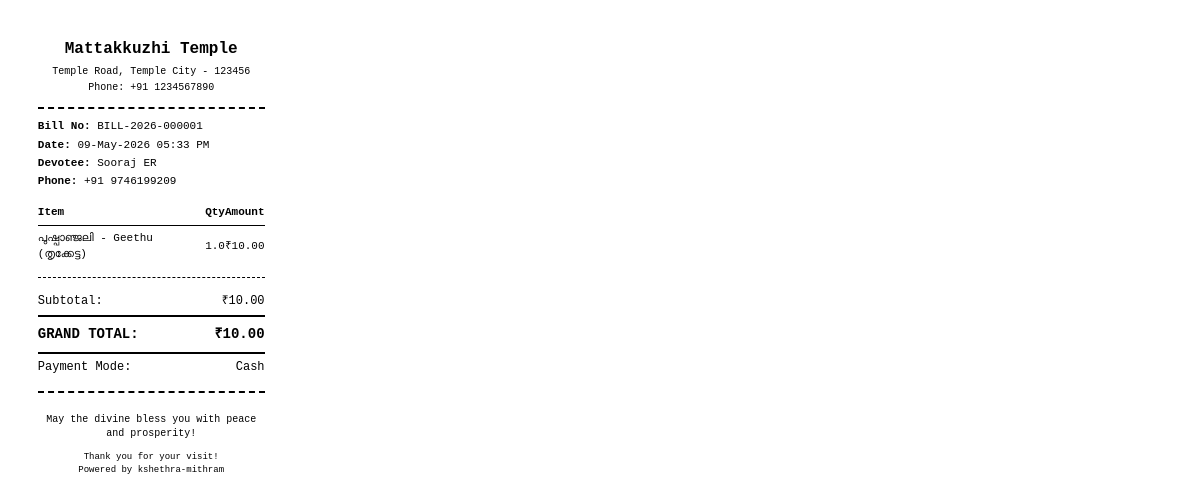
Screenshot of /billing/1/receipt (signed in) with the database file from the repository.
### app/models.py (models this page shows, shortened)
class TempleSettings(db.Model):
    __tablename__ = 'temple_settings'
    id = db.Column(db.Integer, primary_key=True)
    key = db.Column(db.String(100), unique=True, nullable=False)
    value = db.Column(db.Text)
    description = db.Column(db.String(255))
    updated_at = db.Column(db.DateTime, default=datetime.utcnow, onupdate=datetime.utcnow)

class Bill(db.Model):
    __tablename__ = 'bills'
    id = db.Column(db.Integer, primary_key=True)
    bill_number = db.Column(db.String(50), unique=True, nullable=False, index=True)  # BILL-2024-00456
    devotee_id = db.Column(db.Integer, db.ForeignKey('devotees.id'), nullable=False)
    bill_date = db.Column(db.DateTime, default=datetime.now, nullable=False, index=True)
    subtotal = db.Column(db.Integer, nullable=False)  # in Rupee
    discount_amount = db.Column(db.Integer, default=0)  # in Rupee
    discount_percent = db.Column(db.Float, default=0.0)
    donation_amount = db.Column(db.Integer, default=0)  # in Rupee
    tax_amount = db.Column(db.Integer, default=0)  # in Rupee (for future GST)
    amount_paid = db.Column(db.Integer, default=0)  # in Rupee
    grand_total = db.Column(db.Integer, nullable=False)  # in Rupee
    payment_mode = db.Column(db.String(20), nullable=False)  # Cash, UPI, Card, DD
    payment_reference = db.Column(db.String(100))  # UPI ID, Card last 4 digits, DD number
    booking_id = db.Column(db.Integer, db.ForeignKey('pooja_bookings.id'))  # if from booking
    created_by = db.Column(db.Integer, db.ForeignKey('users.id'))
    is_active = db.Column(db.Boolean, default=True, nullable=False)
    notes = db.Column(db.Text)
    items = db.relationship('BillItem', backref='bill', lazy='dynamic', cascade='all, delete-orphan')
    creator = db.relationship('User', foreign_keys=[created_by])

class Devotee(db.Model):
    __tablename__ = 'devotees'
    id = db.Column(db.Integer, primary_key=True)
    devotee_id = db.Column(db.String(20), unique=True, nullable=False, index=True)  # DEV-00123
    full_name = db.Column(db.String(150), nullable=False, index=True)
    nakshatra = db.Column(db.String(50))
    phone = db.Column(db.String(20), index=True)
    email = db.Column(db.String(120))
    address = db.Column(db.Text)
    gotra = db.Column(db.String(100))
    is_active = db.Column(db.Boolean, default=True, nullable=False)
    created_at = db.Column(db.DateTime, default=datetime.utcnow)
    updated_at = db.Column(db.DateTime, default=datetime.utcnow, onupdate=datetime.utcnow)
    bills = db.relationship('Bill', backref='devotee', lazy='dynamic')
    bookings = db.relationship('PoojaBooking', backref='devotee', lazy='dynamic')
    family_members = db.relationship('FamilyMember', backref='devotee')

class BillItem(db.Model):
    __tablename__ = 'bill_items'
    id = db.Column(db.Integer, primary_key=True)
    bill_id = db.Column(db.Integer, db.ForeignKey('bills.id'), nullable=False)
    item_type = db.Column(db.String(20), nullable=False)  # POOJA, RETAIL
    item_id = db.Column(db.Integer)  # PoojaService.id or InventoryItem.id
    item_name = db.Column(db.String(200), nullable=False)
    member_name = db.Column(db.String(150))
    member_nakshathram = db.Column(db.String(50))
    quantity = db.Column(db.Float, default=1.0, nullable=False)
    unit_price = db.Column(db.Integer, nullable=False)  # in Rupee
    total_price = db.Column(db.Integer, nullable=False)  # in Rupee
    notes = db.Column(db.Text)  # per-item notes/special instructions

### app/routes/billing.py (the view)
@bp.route('/<int:id>/receipt')
@login_required
def print_receipt(id):
    from flask import request
    bill = Bill.query.get_or_404(id)
    printer_type = request.args.get('printer_type', 'thermal')
    from app.models import TempleSettings
    temple_name = TempleSettings.query.filter_by(key='temple_name').first()
    temple_address = TempleSettings.query.filter_by(key='temple_address').first()
    temple_phone = TempleSettings.query.filter_by(key='temple_phone').first()
    receipt_footer = TempleSettings.query.filter_by(key='receipt_footer').first()
    temple_name = temple_name.value if temple_name else 'Sri Venkateshwara Temple'
    temple_address = temple_address.value if temple_address else 'Temple Road, Temple City'
    temple_phone = temple_phone.value if temple_phone else '+91 1234567890'
    receipt_footer = receipt_footer.value if receipt_footer else 'May the divine bless you!'
    layout_setting = TempleSettings.query.filter_by(key='dotmatrix6_layout_config').first()
    layout_config = normalize_layout_config(layout_setting.value if layout_setting else None)
    if printer_type == 'dotmatrix6':
        template = 'billing/receipt_dotmatrix6.html'
        receipt_lines = build_receipt_lines(bill, temple_name, temple_address, temple_phone, receipt_footer)
        layout_model = compute_layout_model(receipt_lines, layout_config)
    else:
        template = 'billing/receipt.html'
        layout_model = None
        layout_config = None
    html_content = render_template(template,
                                   bill=bill,
                                   temple_name=temple_name,
                                   temple_address=temple_address,
                                   temple_phone=temple_phone,
                                   receipt_footer=receipt_footer,
                                   dotmatrix_layout=layout_model,
                                   dotmatrix_layout_config=layout_config)
    return html_content

### app/__init__.py (called while the page is built)
def get_temple_name_from_db(default_name: str) -> str:
    try:
        from app.models import TempleSettings
        setting = TempleSettings.query.filter_by(key='temple_name').first()
        if setting and setting.value:
            return setting.value
    except Exception:
        pass
    return default_name

@login_manager.user_loader
def load_user(user_id):
    return User.query.get(int(user_id))

### app/utils/dotmatrix_layout.py (called while the page is built)
def _snap_line_pitch(value):
    return int(round(int(value or 0) / ROW_HEIGHT) * ROW_HEIGHT)

### app/templates/billing/receipt.html (shortened to what this page needs)
<!DOCTYPE html>
<html>
<head>
</head>
<body>
    <div class="header">
        <div class="temple-name">{{ temple_name }}</div>
        <div class="temple-details">{{ temple_address }}</div>
        <div class="temple-details">Phone: {{ temple_phone }}</div>
    </div>
    <div class="bill-info">
        <div><strong>Bill No:</strong> {{ bill.bill_number }}</div>
        <div><strong>Date:</strong> {{ bill.bill_date|format_datetime }}</div>
        <div><strong>Devotee:</strong> {{ bill.devotee.full_name }}</div>
        {% if bill.devotee.phone %}
        <div><strong>Phone:</strong> {{ bill.devotee.phone }}</div>
        {% endif %}
    </div>
    <table class="items-table">
        <thead>
            <tr>
                <th>Item</th>
                <th class="text-right">Qty</th>
                <th class="text-right">Amount</th>
            </tr>
        </thead>
        <tbody>
            {% for item in bill.items %}
            <tr>
                <td>{{ item.item_name }}</td>
                <td class="text-right">{{ item.quantity }}</td>
                <td class="text-right">{{ item.total_price|currency }}</td>
            </tr>
            {% endfor %}
        </tbody>
    </table>
    <div class="totals">
        <div>
            <span>Subtotal:</span>
            <span>{{ bill.subtotal|currency }}</span>
        </div>
        <div class="grand-total">
            <span>GRAND TOTAL:</span>
            <span>{{ bill.grand_total|currency }}</span>
        </div>
        <div>
            <span>Payment Mode:</span>
            <span>{{ bill.payment_mode }}</span>
        </div>
    </div>
    <div class="footer">
          {% if receipt_footer %}<div style="margin: 10px 0;">{{ receipt_footer }}</div>   {% endif %}
        <div style="margin-top: 10px; font-size: 9px;">
            Thank you for your visit!<br>
            Powered by kshethra-mithram
        </div>
    </div>
</body>
</html>

### app/templates/billing/receipt.html (style rules this page uses)
body { font-family: 'Courier New', monospace; font-size: 12px; line-height: 1.4; margin: 10mm; width: 60mm; }
.header { text-align: center; margin-bottom: 10px; border-bottom: 2px dashed #000; padding-bottom: 10px; }
.temple-name { font-size: 16px; font-weight: bold; margin-bottom: 5px; }
.temple-details { font-size: 10px; margin: 2px 0; }
.bill-info { margin: 10px 0; font-size: 11px; }
.bill-info div { margin: 3px 0; }
.items-table { width: 100%; margin: 10px 0; border-collapse: collapse; }
.items-table th { border-bottom: 1px solid #000; padding: 5px 0; text-align: left; font-size: 11px; }
.items-table td { padding: 5px 0; font-size: 11px; }
.text-right { text-align: right; }
.totals { border-top: 1px dashed #000; padding-top: 10px; margin-top: 10px; }
.totals div { display: flex; justify-content: space-between; margin: 5px 0; }
.grand-total { font-size: 14px; font-weight: bold; border-top: 2px solid #000; border-bottom: 2px solid #000; padding: 8px 0; margin: 5px 0; }
.footer { text-align: center; margin-top: 15px; padding-top: 10px; border-top: 2px dashed #000; font-size: 10px; }

### rows the page displays
TempleSettings: value "Mattakkuzhi Temple"
TempleSettings: value "Temple Road, Temple City - 123456"
TempleSettings: value "+91 1234567890"
Bill: bill_number "BILL-2026-000001", bill_date "09-May-2026 05:33 PM", subtotal "₹10.00", grand_total "₹10.00", payment_mode "Cash"
Devotee: devotee.full_name "Sooraj ER", devotee.phone "+91 9746199209"
BillItem: item_name "പുഷ്പാഞ്ജലി - Geethu (തൃക്കേട്ട)", quantity "1.0", total_price "₹10.00"
TempleSettings: value "May the divine bless you with peace and prosperity!"
